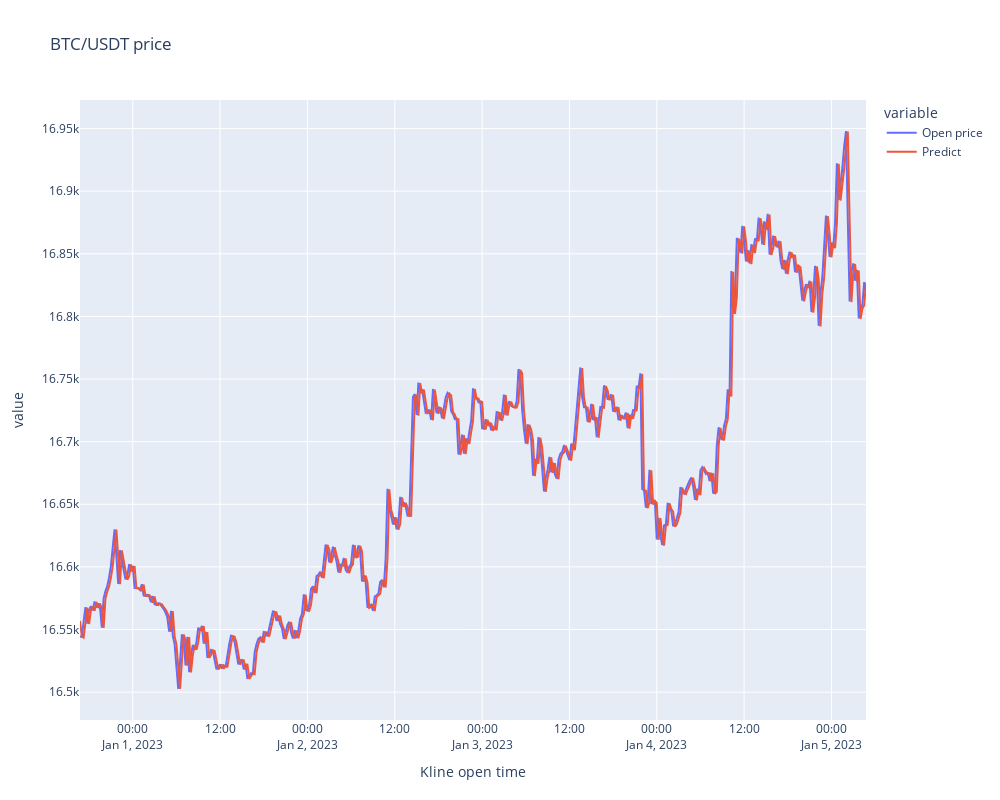

Notebook code cell kept with this figure:
### Markdown cell above
### 📌 Visualize the prediction

### Code cell
visualize_prediction(predictions)

### Figure 1 — Plotly figure (JSON) as saved in the notebook; plotly's stock layout.template omitted (floating-point values rounded to 4 significant figures; data arrays with more than 128 entries replaced by an {"elided": "..."} marker saying what was removed)
{"data": [{"hovertemplate": "variable=Open price<br>Kline open time=%{x}<br>value=%{y}<extra></extra>", "legendgroup": "Open price", "line": {"color": "#636efa", "dash": "solid"}, "marker": {"symbol": "circle"}, "mode": "lines", "name": "Open price", "orientation": "v", "showlegend": true, "type": "scatter", "x": {"elided": "433 str values"}, "xaxis": "x", "y": {"elided": "433 float values"}, "yaxis": "y"}, {"hovertemplate": "variable=Predict<br>Kline open time=%{x}<br>value=%{y}<extra></extra>", "legendgroup": "Predict", "line": {"color": "#EF553B", "dash": "solid"}, "marker": {"symbol": "circle"}, "mode": "lines", "name": "Predict", "orientation": "v", "showlegend": true, "type": "scatter", "x": {"elided": "433 str values"}, "xaxis": "x", "y": {"elided": "433 float values"}, "yaxis": "y"}], "layout": {"height": 800, "legend": {"title": {"text": "variable"}, "tracegroupgap": 0}, "title": {"text": "BTC/USDT price"}, "width": 1000, "xaxis": {"anchor": "y", "autorange": true, "domain": [0, 1], "range": ["2022-12-31 16:45", "2023-01-05 04:45"], "title": {"text": "Kline open time"}, "type": "date"}, "yaxis": {"anchor": "x", "autorange": true, "domain": [0, 1], "range": [16480.0, 16970.0], "title": {"text": "value"}, "type": "linear"}}}
